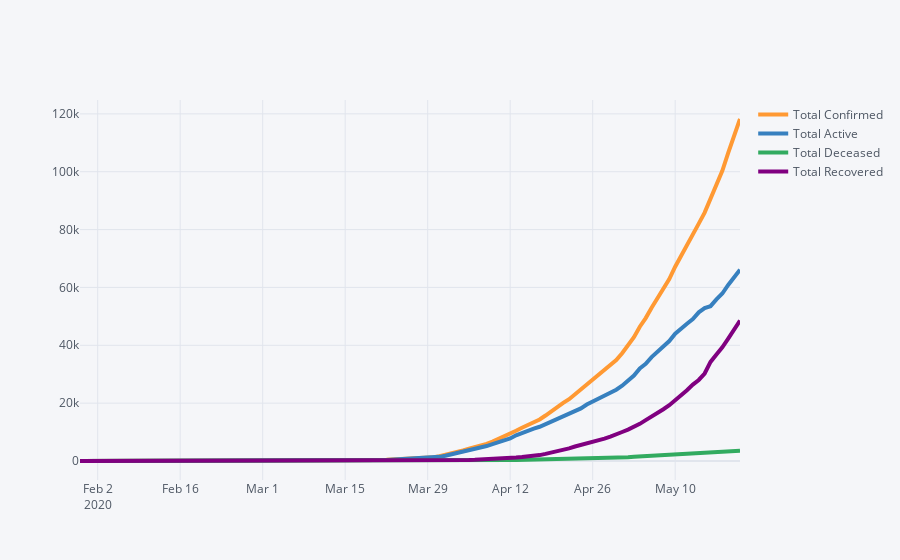

Notebook code for this chart:
### Code cell
data.iplot( x = 'Date', y = ['Total Confirmed','Total Active' ,'Total Deceased', 'Total Recovered'], width=4)
